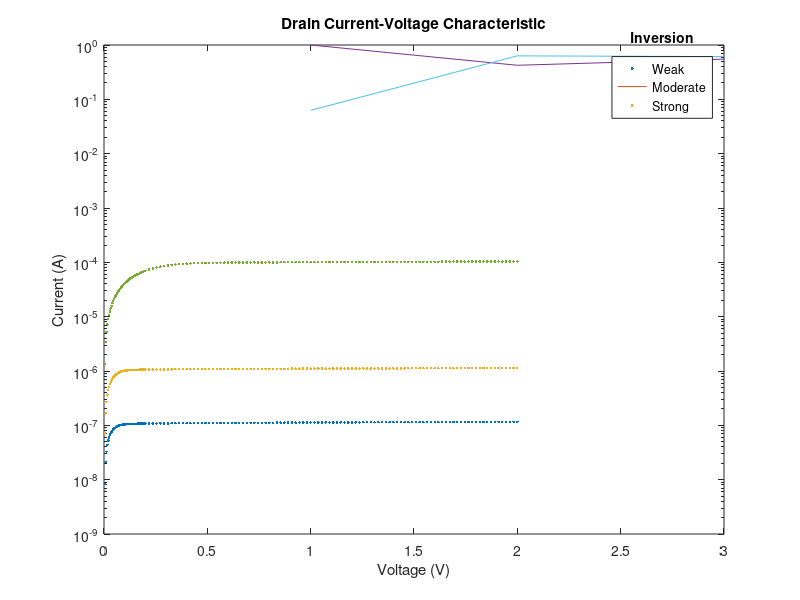

The MATLAB source for this figure: (Note: this script raises an error after producing the figure.)
clear; clf;

% Colors for plots
taupe_gray = [156 151 154]./255;
bittersweet = [255 108 140]./255;
light_sea_green = [16 161 156]./255;
black = [0 0 0]./255;
white = [255 255 255]./255;

load data/lab4_exp3_data_rev2.mat

% In your report, include a semilog plot showing all three output 
% current-voltage (drain) characteristics (with no fits).

semilogy(exp3_ch2_V_100nA, exp3_ch2_I_100nA, '.', Color=black)
hold on
semilogy(exp3_ch2_V_1uA, exp3_ch2_I_1uA, '.', Color=bittersweet)
semilogy(exp3_ch2_V_100uA, exp3_ch2_I_100uA, '.', Color=light_sea_green)

title("Drain Current-Voltage Characteristic")
xlabel("Voltage (V)")
ylabel("Current (A)")

lgd = legend('Weak','Moderate','Strong');
title(lgd,'Inversion','FontSize', 10)

% From each drain characteristic, extract values of the Early voltage, 
% the Early effect resis- tance (ro), the transistor’s on resistance (ron), 
% and its intrinsic gain (i.e., the ratio ro/ron). In your report, include 
% a table of these values for each input current level

% ohmic fits
[fweak,lweak,mweak,bweak,nweak] = linefit(exp3_ch2_V_100nA, exp3_ch2_I_100nA, 40e-4);
[fmoderate,lmoderate,mmoderate,bmoderate,nmoderate] = linefit(exp3_ch2_V_1uA, exp3_ch2_I_1uA, 10e-4);
[fstrong,lstrong,mstrong,bstrong,nstrong] = linefit(exp3_ch2_V_100uA, exp3_ch2_I_100uA, 10e-4);

% Ohmic Fits Sanity Check
% semilogy(exp3_ch2_V_100nA, exp3_ch2_V_100nA*mweak+bweak, '-', Color=black)
% semilogy(exp3_ch2_V_1uA, exp3_ch2_V_1uA*mmoderate+bmoderate, '-', Color=black)
% semilogy(exp3_ch2_V_100uA, exp3_ch2_V_100uA*mstrong+bstrong, '-', Color=black)

% sat fits
[fweaks,lweaks,mweaks,bweaks,nweaks] = linefit(exp3_ch2_V_100nA(50:end), exp3_ch2_I_100nA(50:end), 10e-3);
[fmoderates,lmoderates,mmoderates,bmoderates,nmoderates] = linefit(exp3_ch2_V_1uA(50:end), exp3_ch2_I_1uA(50:end), 5e-3);
[fstrongs,lstrongs,mstrongs,bstrongs,nstrongs] = linefit(exp3_ch2_V_100uA(70:end), exp3_ch2_I_100uA(70:end), 10e-4);

% Sat Fits Sanity Check
% semilogy(exp3_ch2_V_100nA, exp3_ch2_V_100nA*mweaks+bweaks, 'k-')
% semilogy(exp3_ch2_V_1uA, exp3_ch2_V_1uA*mmoderates+bmoderates, 'r-')
% semilogy(exp3_ch2_V_100uA, exp3_ch2_V_100uA*mstrongs+bstrongs, 'b-')

% Extracted Values

Isat_weak = bweaks;
Isat_moderate = bmoderates;
Isat_strong = bstrongs;

ro_weak = 1/mweaks;
ro_moderate = 1/mmoderates;
ro_strong = 1/mstrongs;

va_weak = ro_weak * Isat_weak;
va_moderate = ro_moderate * Isat_moderate;
va_strong = ro_strong * Isat_strong;

ron_weak = 1/mweak;
ron_moderate = 1/mmoderate;
ron_strong = 1/mstrong;

gain_weak = ro_weak/ron_weak;
gain_moderate = ro_moderate/ron_moderate;
gain_strong = ro_strong/ron_strong;











